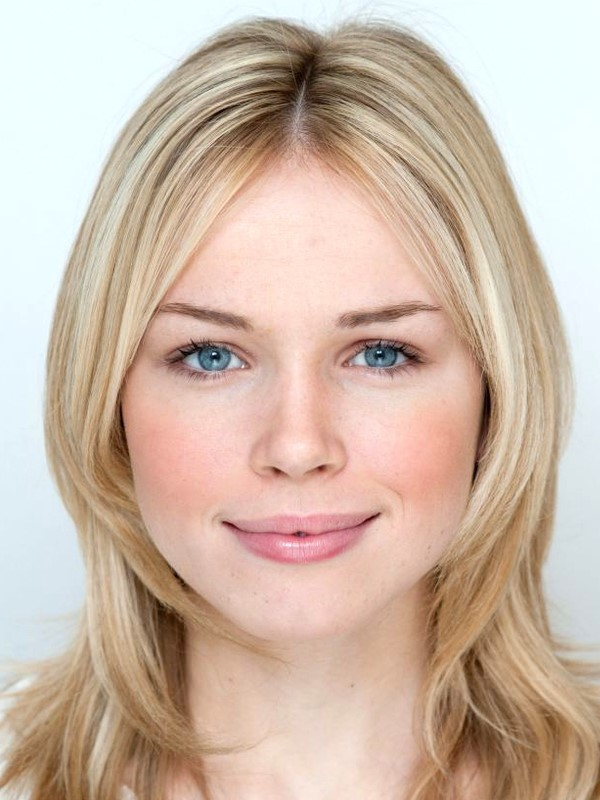
#> input picture Python/OpenCV/Images/2.jpg, 600 x 800 px
$ python Main.py
#> lines starting #> are read from the running program, lines starting #| are printed output that depends on the picture
import cv2

img = cv2.imread("Images/2.jpg", 0)
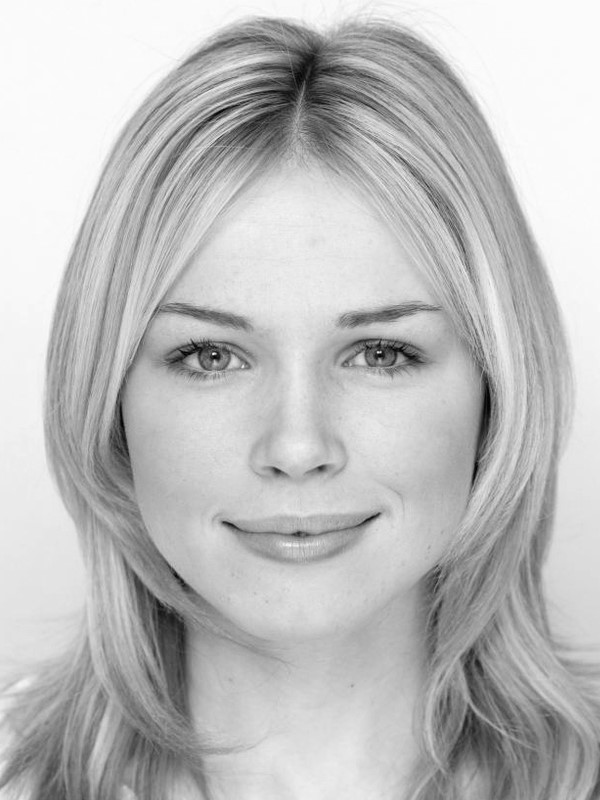
#> img: shape (800, 600); min 0, max 254, mean 189.3
print(img)
#> (printed output is left out)
print(img.shape)
#| (800, 600)

cv2.imshow("Legend",img)
cv2.waitKey(0)
cv2.destroyAllWindows()

$ run again, with Python/OpenCV/Images/1.jfif saved as Python/OpenCV/Images/2.jpg
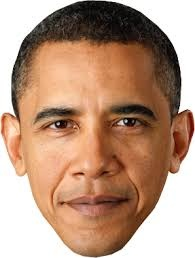
#> input picture Python/OpenCV/Images/1.jfif, 195 x 258 px
#> `img = cv2.imread("Images/2.jpg", 0)`:
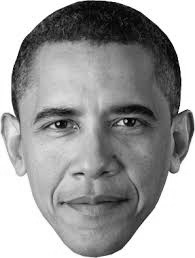
#> img: shape (258, 195); min 0, max 255, mean 159
#> (printed output is left out)
#| (258, 195)
